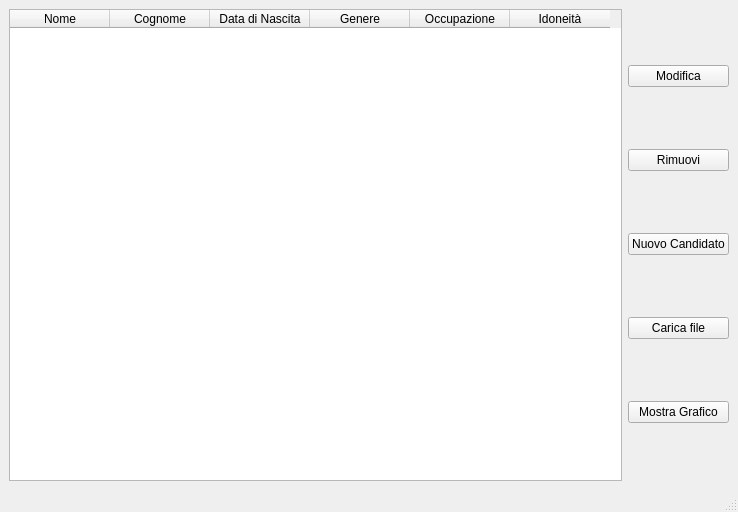
<?xml version="1.0" encoding="UTF-8"?>
<ui version="4.0">
 <class>ManagerCandidati</class>
 <widget class="QMainWindow" name="ManagerCandidati">
  <property name="geometry">
   <rect>
    <x>0</x>
    <y>0</y>
    <width>738</width>
    <height>512</height>
   </rect>
  </property>
  <property name="windowTitle">
   <string>ManagerCandidati</string>
  </property>
  <widget class="QWidget" name="centralwidget">
   <property name="layoutDirection">
    <enum>Qt::LeftToRight</enum>
   </property>
   <layout class="QHBoxLayout" name="horizontalLayout">
    <item>
     <widget class="QTableWidget" name="tableWidget">
      <property name="autoFillBackground">
       <bool>true</bool>
      </property>
      <property name="editTriggers">
       <set>QAbstractItemView::NoEditTriggers</set>
      </property>
      <attribute name="horizontalHeaderCascadingSectionResizes">
       <bool>false</bool>
      </attribute>
      <attribute name="horizontalHeaderStretchLastSection">
       <bool>false</bool>
      </attribute>
      <attribute name="verticalHeaderCascadingSectionResizes">
       <bool>false</bool>
      </attribute>
      <attribute name="verticalHeaderStretchLastSection">
       <bool>false</bool>
      </attribute>
      <column>
       <property name="text">
        <string>Nome</string>
       </property>
      </column>
      <column>
       <property name="text">
        <string>Cognome</string>
       </property>
      </column>
      <column>
       <property name="text">
        <string>Data di Nascita</string>
       </property>
      </column>
      <column>
       <property name="text">
        <string>Genere</string>
       </property>
      </column>
      <column>
       <property name="text">
        <string>Occupazione</string>
       </property>
      </column>
      <column>
       <property name="text">
        <string>Idoneità</string>
       </property>
      </column>
     </widget>
    </item>
    <item>
     <layout class="QVBoxLayout" name="verticalLayout">
      <property name="sizeConstraint">
       <enum>QLayout::SetNoConstraint</enum>
      </property>
      <item>
       <widget class="QPushButton" name="modifica_btn">
        <property name="text">
         <string>Modifica</string>
        </property>
        <property name="default">
         <bool>false</bool>
        </property>
        <property name="flat">
         <bool>false</bool>
        </property>
       </widget>
      </item>
      <item>
       <widget class="QPushButton" name="rimuovi_btn">
        <property name="text">
         <string>Rimuovi</string>
        </property>
       </widget>
      </item>
      <item>
       <widget class="QPushButton" name="nuovoCandidato_btn">
        <property name="font">
         <font>
          <pointsize>9</pointsize>
         </font>
        </property>
        <property name="text">
         <string>Nuovo Candidato</string>
        </property>
       </widget>
      </item>
      <item>
       <widget class="QPushButton" name="caricaFile_btn">
        <property name="text">
         <string>Carica file</string>
        </property>
       </widget>
      </item>
      <item>
       <widget class="QPushButton" name="grafico_btn">
        <property name="text">
         <string>Mostra Grafico</string>
        </property>
       </widget>
      </item>
     </layout>
    </item>
   </layout>
  </widget>
  <widget class="QMenuBar" name="menubar">
   <property name="geometry">
    <rect>
     <x>0</x>
     <y>0</y>
     <width>738</width>
     <height>21</height>
    </rect>
   </property>
  </widget>
  <widget class="QStatusBar" name="statusbar"/>
 </widget>
 <resources/>
 <connections/>
</ui>
